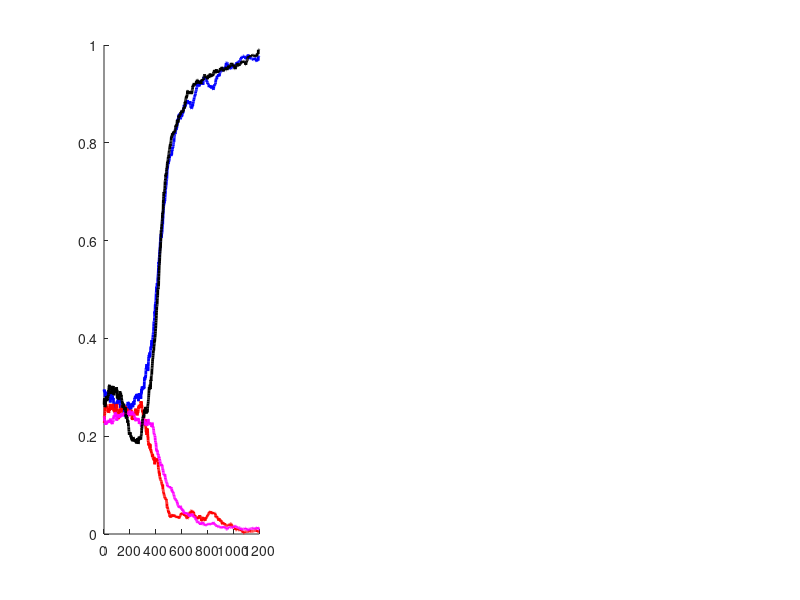

The MATLAB source for this figure: (Note: this script raises an error after producing the figure.)
% compare rate of 'other' errors for remapped versus non-remapped stimuli
clear all
load PooledData


figure(11); clf; hold on

for c=1:3
    subplot(1,3,c); hold on
    plot(data_all(c).sw(1,:),'b','linewidth',2)
    plot(data_all(c).sw(2,:),'r','linewidth',2)
    plot(data_all(c).sw(3,:)/2,'m','linewidth',2)
    plot(data_all(c).sw(4,:),'k','linewidth',2)
    plot(data_all(c).sw(5,:),'y','linewidth',2)
    plot(data_all(c).sw(6,:)/3,'g','linewidth',2)
end